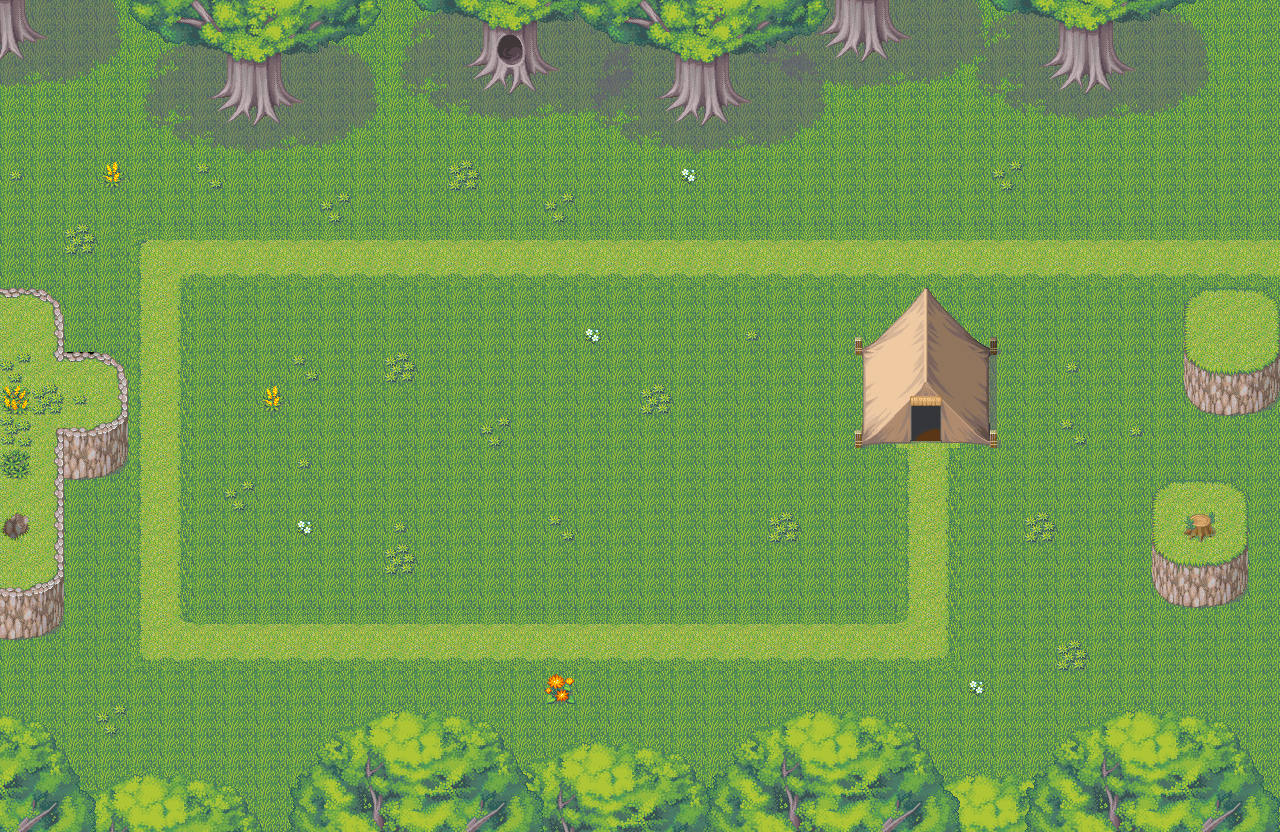

This is a level from a 2D game, rendered from its Tiled map with the project's own tilesets. A one-line summary and the map file follow, with tile-layer data summarised:
An orthogonal 40x26 tile map with 32x32 px tiles, 3 tile layers (块层 1, 块层 2, 块层 3) and 111 objects (110x Pos, Path_001).

<map version="1.0" orientation="orthogonal" renderorder="right-down" width="40" height="26" tilewidth="32" tileheight="32" nextobjectid="160">
 <properties>
  <property name="WaveCount" type="int" value="4" />
 </properties>
 <tileset firstgid="1" name="tiled_001" tilewidth="32" tileheight="32" tilecount="1024" columns="32">
  <image source="tiled_001.png" width="1024" height="1024" />
 </tileset>
 <layer name="块层 1" width="40" height="26">
  <data>[1040 cells, 1029 non-empty, 2 distinct tile ids]</data>
 </layer>
 <layer name="块层 2" width="40" height="26">
  <data>[1040 cells, 429 non-empty, 138 distinct tile ids]</data>
 </layer>
 <layer name="块层 3" width="40" height="26">
  <data>[1040 cells, 180 non-empty, 72 distinct tile ids]</data>
 </layer>
 <objectgroup name="TowerPos" visible="0">
  <properties>
   <property name="TowerPosHeight" type="float" value="64" />
   <property name="TowerPosWidth" type="float" value="64" />
  </properties>
  <object id="5" name="Pos" x="64" y="672" width="64" height="64" />
  <object id="6" name="Pos" x="256" y="416" width="64" height="64" />
  <object id="7" name="Pos" x="256" y="480" width="64" height="64" />
  <object id="8" name="Pos" x="448" y="416" width="64" height="64" />
  <object id="11" name="Pos" x="320" y="480" width="64" height="64" />
  <object id="12" name="Pos" x="320" y="416" width="64" height="64" />
  <object id="13" name="Pos" x="384" y="416" width="64" height="64" />
  <object id="14" name="Pos" x="640" y="416" width="64" height="64" />
  <object id="15" name="Pos" x="256" y="352" width="64" height="64" />
  <object id="16" name="Pos" x="512" y="480" width="64" height="64" />
  <object id="17" name="Pos" x="512" y="416" width="64" height="64" />
  <object id="18" name="Pos" x="576" y="416" width="64" height="64" />
  <object id="19" name="Pos" x="512" y="288" width="64" height="64" />
  <object id="20" name="Pos" x="320" y="352" width="64" height="64" />
  <object id="21" name="Pos" x="576" y="288" width="64" height="64" />
  <object id="22" name="Pos" x="384" y="352" width="64" height="64" />
  <object id="23" name="Pos" x="192" y="672" width="64" height="64" />
  <object id="24" name="Pos" x="256" y="672" width="64" height="64" />
  <object id="25" name="Pos" x="192" y="544" width="64" height="64" />
  <object id="26" name="Pos" x="256" y="544" width="64" height="64" />
  <object id="28" name="Pos" x="576" y="672" width="64" height="64" />
  <object id="29" name="Pos" x="512" y="672" width="64" height="64" />
  <object id="30" name="Pos" x="512" y="544" width="64" height="64" />
  <object id="31" name="Pos" x="448" y="480" width="64" height="64" />
  <object id="32" name="Pos" x="384" y="480" width="64" height="64" />
  <object id="33" name="Pos" x="768" y="544" width="64" height="64" />
  <object id="34" name="Pos" x="704" y="544" width="64" height="64" />
  <object id="35" name="Pos" x="768" y="480" width="64" height="64" />
  <object id="36" name="Pos" x="704" y="480" width="64" height="64" />
  <object id="37" name="Pos" x="640" y="480" width="64" height="64" />
  <object id="38" name="Pos" x="1024" y="480" width="64" height="64" />
  <object id="39" name="Pos" x="960" y="544" width="64" height="64" />
  <object id="40" name="Pos" x="960" y="480" width="64" height="64" />
  <object id="41" name="Pos" x="704" y="288" width="64" height="64" />
  <object id="42" name="Pos" x="640" y="288" width="64" height="64" />
  <object id="43" name="Pos" x="448" y="544" width="64" height="64" />
  <object id="46" name="Pos" x="320" y="544" width="64" height="64" />
  <object id="47" name="Pos" x="384" y="544" width="64" height="64" />
  <object id="48" name="Pos" x="640" y="672" width="64" height="64" />
  <object id="49" name="Pos" x="576" y="544" width="64" height="64" />
  <object id="51" name="Pos" x="640" y="544" width="64" height="64" />
  <object id="52" name="Pos" x="576" y="480" width="64" height="64" />
  <object id="54" name="Pos" x="192" y="352" width="64" height="64" />
  <object id="55" name="Pos" x="832" y="544" width="64" height="64" />
  <object id="56" name="Pos" x="832" y="480" width="64" height="64" />
  <object id="57" name="Pos" x="192" y="288" width="64" height="64" />
  <object id="58" name="Pos" x="128" y="672" width="64" height="64" />
  <object id="59" name="Pos" x="768" y="288" width="64" height="64" />
  <object id="60" name="Pos" x="1088" y="544" width="64" height="64" />
  <object id="61" name="Pos" x="1024" y="544" width="64" height="64" />
  <object id="62" name="Pos" x="384" y="160" width="64" height="64" />
  <object id="63" name="Pos" x="512" y="160" width="64" height="64" />
  <object id="64" name="Pos" x="256" y="160" width="64" height="64" />
  <object id="65" name="Pos" x="704" y="160" width="64" height="64" />
  </objectgroup>
 <objectgroup name="Path">
  <!-- 1 objects omitted --></objectgroup>
 <objectgroup name="Wave001" visible="0">
  <properties>
   <property name="m001" value="1 0 1.0" />
   <property name="m002" value="1 0 1.0" />
   <property name="m003" value="1 0 1.0" />
   <property name="m004" value="1 0 1.0" />
   <property name="m005" value="1 0 1.0" />
   <property name="m006" value="1 0 1.0" />
   <property name="m007" value="1 0 1.0" />
   <property name="m008" value="1 0 1.0" />
   <property name="m009" value="1 0 1.0" />
   <property name="m010" value="1 0 1.0" />
   <property name="momsterCount" type="int" value="10" />
   <property name="waveTime" type="float" value="30" />
  </properties>
 </objectgroup>
 <objectgroup name="Wave002" visible="0">
  <properties>
   <property name="m001" value="1 0 1.0" />
   <property name="m002" value="1 0 1.0" />
   <property name="m003" value="1 0 1.0" />
   <property name="m004" value="1 0 1.0" />
   <property name="m005" value="1 0 1.0" />
   <property name="m006" value="1 0 1.0" />
   <property name="m007" value="1 0 1.0" />
   <property name="m008" value="1 0 1.0" />
   <property name="m009" value="1 0 1.0" />
   <property name="m010" value="1 0 1.0" />
   <property name="momsterCount" type="int" value="10" />
   <property name="waveTime" type="int" value="30" />
  </properties>
 </objectgroup>
 <objectgroup name="Wave003" visible="0">
  <properties>
   <property name="m001" value="1 0 0.75" />
   <property name="m002" value="1 0 0.75" />
   <property name="m003" value="1 0 0.75" />
   <property name="m004" value="1 0 0.75" />
   <property name="m005" value="1 0 0.75" />
   <property name="m006" value="1 0 0.75" />
   <property name="m007" value="1 0 0.75" />
   <property name="m008" value="1 0 0.75" />
   <property name="m009" value="1 0 0.75" />
   <property name="m010" value="1 0 0.75" />
   <property name="m011" value="1 0 0.75" />
   <property name="m012" value="1 0 0.75" />
   <property name="m013" value="1 0 0.75" />
   <property name="m014" value="1 0 0.75" />
   <property name="m015" value="1 0 0.75" />
   <property name="momsterCount" type="int" value="15" />
   <property name="waveTime" type="int" value="45" />
  </properties>
 </objectgroup>
 <objectgroup name="Wave004" visible="0">
  <properties>
   <property name="m001" value="1 0 0.75" />
   <property name="m002" value="1 0 0.75" />
   <property name="m003" value="1 0 0.75" />
   <property name="m004" value="1 0 0.75" />
   <property name="m005" value="1 0 0.75" />
   <property name="m006" value="1 0 0.75" />
   <property name="m007" value="1 0 0.75" />
   <property name="m008" value="1 0 0.75" />
   <property name="m009" value="1 0 0.75" />
   <property name="m010" value="1 0 0.75" />
   <property name="m011" value="1 0 0.75" />
   <property name="m012" value="1 0 0.75" />
   <property name="m013" value="1 0 0.75" />
   <property name="m014" value="1 0 0.75" />
   <property name="m015" value="1 0 0.75" />
   <property name="momsterCount" type="int" value="15" />
   <property name="waveTime" type="int" value="45" />
  </properties>
 </objectgroup>
</map>
<!-- 57 of 111 objects omitted -->
